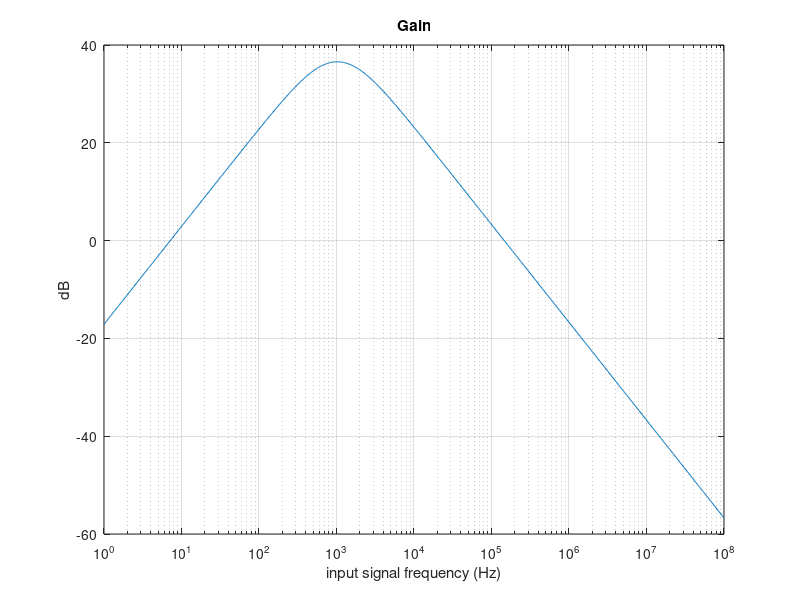

This figure's MATLAB source:
% LAB 05:Active bandpass filter
close all
clear all

%defining an input signal
f = logspace(0,8,800);
vS = sin(2*pi.*f);

C1 = 220e-9
C2 = 110e-9
R1 = 1e3
R2 = 1e3
R3 = 1e3
R4 = 100e3

f2 = figure
Gain = (1 + R4/R3).*(R1.*2.*pi.*f.*C1./(1+R1.*j.*2.*pi.*f.*C1)).*(1./(j.*2.*pi.*f.*C2.*R2 + 1));
semilogx(f, 20*log10(abs(Gain)));
grid on
title("Gain");
ylabel("dB")
xlabel("input signal frequency (Hz)")
print(f2 ,"Gain.png");



f = 1.004690e+03
Gain = 20*log10(abs((1 + R4/R3).*(R1.*2.*pi.*f.*C1./(1+R1.*j.*2.*pi.*f.*C1)).*(1./(j.*2.*pi.*f.*C2.*R2 + 1))));
fileID = fopen("ResultsF.tex", "w")
fprintf(fileID, "$$ \\text{Gain} = %f$$ \n", Gain);
fclose(fileID)
